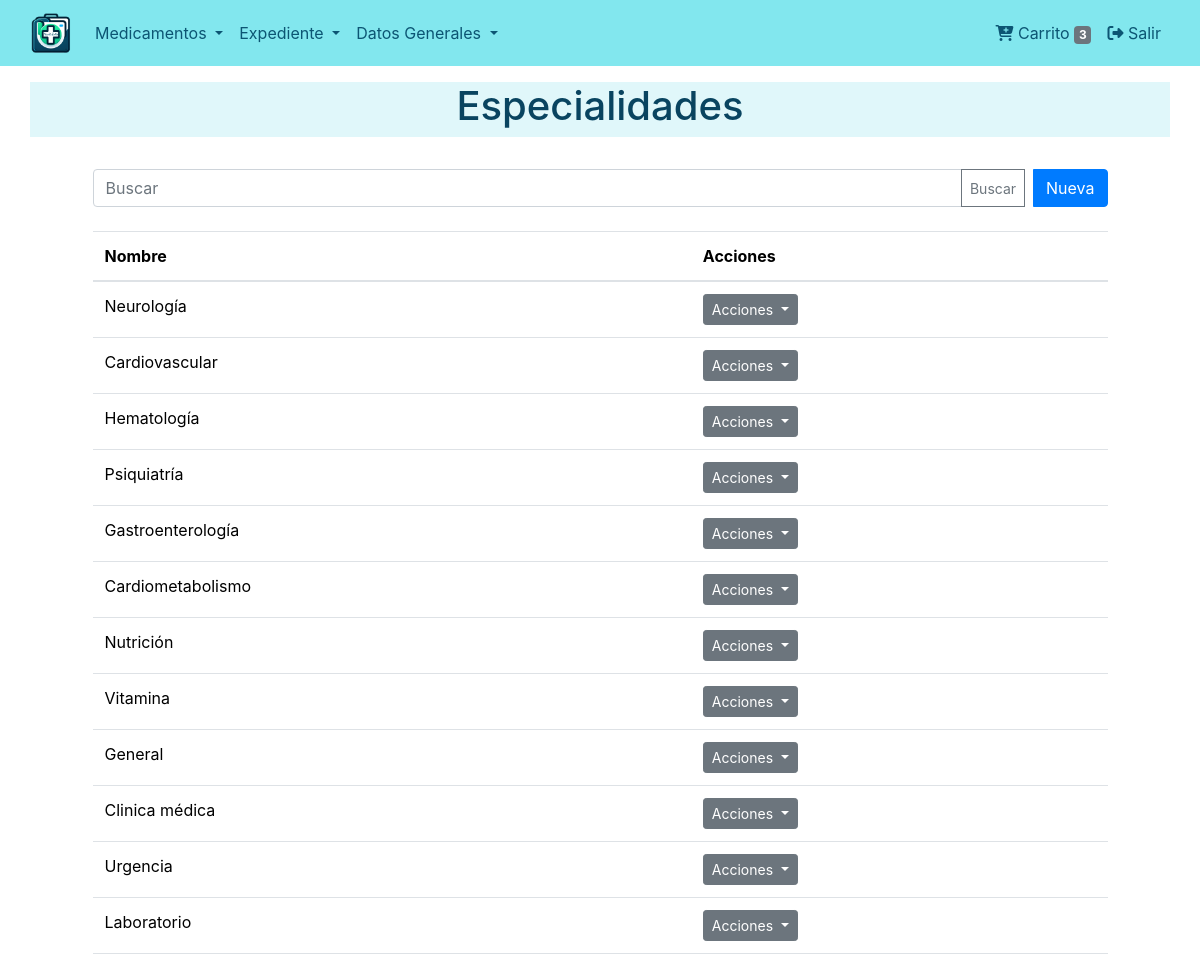
Screenshot of /productos/specialties/ (signed in) with the database file from the repository.
### products/models.py (models this page shows, shortened)
class Specialty(models.Model):
    nombre = models.CharField(max_length=50, unique=True)
    class Meta:
        verbose_name = ("Especialidad")
        verbose_name_plural = ("Especialidades")

### products/views.py (the view)
# urls.py: path('specialties/', views.SpecialtyListView.as_view(), name='specialty_list'),
class SpecialtyListView(ListView):
    model = Specialty
    template_name = 'specialty/list.html'
    context_object_name = 'specialties'
    def get_queryset(self):
        queryset = super().get_queryset()
        search_term = self.request.GET.get('search', '')  # Asegúrate de usar 'search' si así lo nombraste en el input del formulario
        if search_term:
            queryset = queryset.filter(nombre__icontains=search_term)
        return queryset
    def get_context_data(self, **kwargs):
        context = super().get_context_data(**kwargs)
        context['search_form'] = SpecialtySearchForm(self.request.GET or None)
        return context

### products/forms.py
class SpecialtySearchForm(forms.Form):
    search = forms.CharField(
        required=False,
        widget=forms.TextInput(attrs={'class': 'form-control', 'placeholder': 'Buscar'})
    )

### dispensers/context_processors.py (called while the page is built)
def cart_processor(request):
    dispenser = get_or_create_dispenser(request)
    return {'cart_item_count': dispenser.products.count() if dispenser else 0}

### dispensers/utils.py (called while the page is built, shortened)
def get_or_create_dispenser(request):
    user = request.user if request.user.is_authenticated else None
    if user:
        dispenser = Dispenser.objects.filter(user=user).first()
        if dispenser:
            request.session['dispenser_id'] = dispenser.dispenser_id
            return dispenser

### products/templates/specialty/list.html (shortened to what this page needs)
{% extends 'base.html' %}
{% block content %}
{% include "snippets/title.html" with title='Especialidades' %}
<div class="container">
    <div class="row justify-content-center">
        <div class="col-md-11">
            {% include "specialty/snippets/filter.html" %}
            <table class="table mt-4">
                <thead>
                    <tr>
                        <th>Nombre</th>
                        <th>Acciones</th>
                    </tr>
                </thead>
                <tbody>
                    {% for specialty in specialties %}
                    <tr>
                        <td>{{ specialty.nombre }}</td>
                        <td>
                            <div class="dropdown">
                                <button class="btn btn-secondary btn-sm dropdown-toggle" type="button" id="dropdownMenuButton{{ forloop.counter }}" data-bs-toggle="dropdown" aria-expanded="false">
                                    Acciones
                                </button>
                            </div>
                        </td>
                    </tr>
                    {% empty %}
                    <tr>
                        <td colspan="2">No hay especialidades disponibles.</td>
                    </tr>
                    {% endfor %}
                </tbody>
            </table>
        </div>
    </div>
</div>
{% endblock %}

### rows the page displays
Specialty: nombre "Neurología"
Specialty: nombre "Cardiovascular"
Specialty: nombre "Hematología"
Specialty: nombre "Psiquiatría"
Specialty: nombre "Gastroenterología"
Specialty: nombre "Cardiometabolismo"
Specialty: nombre "Nutrición"
Specialty: nombre "Vitamina"
Specialty: nombre "General"
Specialty: nombre "Clinica médica"
Specialty: nombre "Urgencia"
Specialty: nombre "Laboratorio"

### other values shown
{{ cart_item_count }} "3"
{{ title }} "Especialidades"
